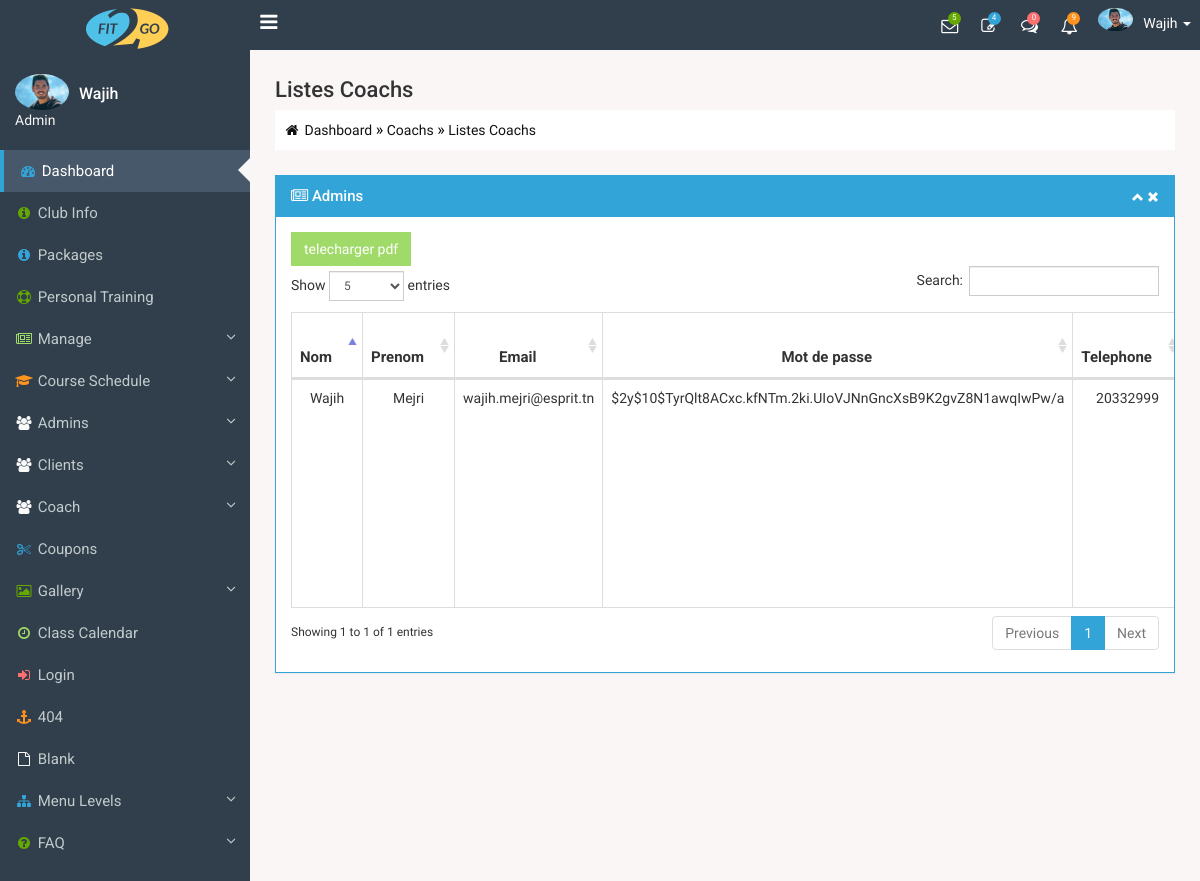
Screenshot of /Admin/AfficherCoachs.php (signed in) with the database file from the repository.
### tables this page shows
CREATE TABLE `coach` (
  `cin` varchar(50) NOT NULL,
  `nom` varchar(50) NOT NULL,
  `prenom` varchar(50) NOT NULL,
  `email` varchar(50) NOT NULL,
  `mdp` varchar(255) NOT NULL,
  `tel` int(11) NOT NULL,
  `adresse` varchar(30) NOT NULL,
  `sexe` varchar(10) NOT NULL,
  `date_nais` date NOT NULL,
  `image` varchar(255) DEFAULT NULL,
  `dernier_acc` datetime DEFAULT NULL,
  `categorie` varchar(50) NOT NULL
);

### Controller/CoachC.php (called while the page is built, shortened)
<?php
class CoachC{
public function affichercoachs(){
    $sql="SELECT * From coach";
    $db=config::getConnexion();
    try{
    $liste=$db->query($sql);
    return $liste;
    }
    catch(Exception $e){
        die('Erreur:' .$e->getMessage());
    }
}
}
?>

### Admin/AfficherCoachs.php (the view, shortened to what this page needs)
<?php  session_start();
include  "../Controller/CoachC.php";
$coachc= new CoachC();
?>
<!DOCTYPE html>
<html lang="en">
<head>
    <link type="text/css" href="css/bootstrap.min.css" rel="stylesheet" />
    <link type="text/css" href="css/font-awesome.min.css" rel="stylesheet" />
    <link type="text/css" href="css/custom_css/metisMenu.css" rel="stylesheet" />
    <link type="text/css" rel="stylesheet" href="css/custom_css/panel.css" />
    <link type="text/css" href="vendors/datatables/css/dataTables.bootstrap.css" rel="stylesheet" />
    <link type="text/css" href="css/custom_css/fitness.css" rel="stylesheet" />
    <link type="text/css" href="vendors/sweetalert/dist/sweetalert2.css" rel="stylesheet" />
    <link type="text/css" href="css/custom_css/news.css" rel="stylesheet" />
</head>
<body>
    <header class="header">
        <?php include 'headerAdmin.php'; ?>
    </header>
    <div class="wrapper row-offcanvas row-offcanvas-left">
        <aside class="left-side sidebar-offcanvas">
        <?php include 'asside.php'; ?>
        </aside>
        <aside class="right-side right-padding">
            <section class="content-header">
                <h2>Listes Coachs</h2>
                <ol class="breadcrumb">
                    <li>
                        <a href="index.php">
                            <i class="fa fa-fw fa-home"></i> Dashboard
                        </a>
                    </li>
                    <li>
                        <a href="AfficherCoachs.php">Coachs</a>
                    </li>
                    <li>
                        <a href="AfficherCoachs.php">Listes Coachs</a>
                    </li>
                </ol>
            </section>
            <div class="container-fluid">
                <div class="row">
                    <div class="col-lg-12">
                        <div class="panel panel-primary">
                            <div class="panel-heading">
                                <h4 class="panel-title">
                                <i class="fa fa-newspaper-o" aria-hidden="true"></i> Admins
                            </h4>
                                <span class="pull-right">
                                    <i class="glyphicon glyphicon-chevron-up showhide clickable"></i>
                                    <i class="glyphicon glyphicon-remove removepanel"></i>
                                </span>
                            </div>
                            <div class="panel-body table-responsive">
                                   <form class="form-inline" method="POST" action="pdf.php" >
                      <fieldset >
                      <div class="form-group">
                  <input type="submit" name="telecharger pdf" value="telecharger pdf" class="btn btn-info">
                </div>
                      </fieldset>
                    </form>
                                <table class="table table-bordered text-center" id="fitness-table">
                                    <thead>
                                        <tr>
                                            <th class="text-center">Nom</th>
                                            <th class="text-center">Prenom</th>
                                            <th class="text-center">Email</th>
                                            <th class="text-center">Mot de passe</th>
                                            <th class="text-center">Telephone</th>
                                        </tr>
                                    </thead>
                                    <tbody>
                                    <?php
                                    $liste=$coachc->affichercoachs();
                                        foreach($liste as $row){
                                        ?>
                                        <tr>
                                            <td><?php echo $row['nom']; ?></td>
                                            <td><?php echo $row['prenom']; ?></td>
                                            <td><?php echo $row['email']; ?></td>
                                            <td><?php echo $row['mdp']; ?></td>
                                            <td><?php echo $row['tel']; ?></td>
                                        </tr>
                                <?php
                                }
                                ?>
                                    </tbody>
                                </table>
                            </div>
                        </div>
                    </div>
                </div>
            </div>
        </aside>
    </div>
</body>
</html>

### Admin/css/custom_css/panel.css (style rules this page uses)
.right-padding { padding: 10px; }
.clickable { cursor: pointer; }
.panel-heading span { margin-top: -16px; font-size: 12px; }
.panel-title { line-height: 20px; font-size: 15px; }
.panel-primary { border-color: #33a4d8; }
.panel-primary > .panel-heading { color: #fff; background-color: #33a4d8; border-color: #33a4d8; }

### Admin/css/custom_css/fitness.css (style rules this page uses)
body { background: #faf6f6; overflow-x: hidden; -webkit-font-smoothing: antialiased; min-height: 100%; font-family: 'Hind', sans-serif; font-size: 14px; -webkit-transition: all .25s ease-out; -moz-transition: all .25s ease-out; transition: all .25s ease-out; }
h1, h2, h3, h4, h5, h6, .h1, .h2, .h3, .h4, .h5, .h6 { font-family: 'Roboto', sans-serif; line-height: 20px; }
body > .header { position: absolute; top: 0; left: 0; right: 0; z-index: 1030; background: #e2e2e2; }
.btn-info { border-color: #A0Da68; background-color: #A0Da68; }
.content-header h2 { font-size: 22px; line-height: 20px; }
.left-side { min-height: 100%; display: block; }
.left-side { position: absolute; width: 250px; top: 0; }
.right-side { min-height: 100%; display: block; margin-left: 250px; }
.input-group-addon, .form-group, .form-control, .input-group, .input-group-btn, .btn, .panel, .panel-heading { border-radius: 0 !important; }
body > .header { position: relative; z-index: 1030; }
.left-side { background: #313e4b; }
.wrapper { min-height: 100%; }
.wrapper:before, .wrapper:after { display: table; content: " "; }
.wrapper:after { clear: both; }
table.dataTable thead .sorting { background: url('../../vendors/datatables/images/sort_both.png') no-repeat center right; }
table.dataTable thead .sorting_desc:after, table.dataTable thead .sorting:after, table.dataTable thead .sorting_asc:after { content: none !important; }
table.dataTable thead .sorting_asc { background: url('../../vendors/datatables/images/sort_asc.png') no-repeat center right; }
.table { font-size: 14px; line-height: 24px; }
.table>thead>tr>th { line-height: 24px; }
.table>tbody>tr>td { line-height: 20px; }
thead { font-size: 15px; font-family: 'Roboto', sans-serif; }
.right-side .content-header { padding-left: 15px; padding-right: 15px; }
.right-side > .content-header > .breadcrumb { margin-top: 8px; box-shadow: none; padding-right: 0; padding-left: 8px; margin-bottom: 25px; border: 0 !important; background-color: #ffffff !important; border-radius: 0; line-height: 24px; }
.right-side > .content-header > .breadcrumb > li > a, .right-side > .content-header > .breadcrumb > li { color: #111; text-decoration: none; }
.right-side > .content-header > .breadcrumb > li + li:before { padding: 0; content: '\00BB'; font-size: 16px; color: #000; }
@media screen and (min-width: 992px) { .left-side { top: 50px; } }

### Admin/css/custom_css/news.css (style rules this page uses)
table.dataTable thead .sorting_asc:after { opacity: 0.2; content: "\e150"; }

### rows the page displays
coach: nom "Wajih", prenom "Mejri", email "wajih.mejri@esprit.tn", mdp "$2y$10$TyrQlt8ACxc.kfNTm.2ki.UIoVJNnGncXsB9K2gvZ8N1awqIwPw/a", tel "20332999"

### other values shown
$_SESSION['nom'] "Wajih"
